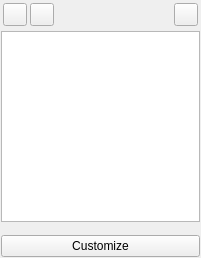
<?xml version="1.0" encoding="UTF-8"?>
<ui version="4.0">
 <class>ProfileTemplateMenu</class>
 <widget class="QWidget" name="ProfileTemplateMenu">
  <property name="geometry">
   <rect>
    <x>0</x>
    <y>0</y>
    <width>201</width>
    <height>258</height>
   </rect>
  </property>
  <property name="windowTitle">
   <string>Form</string>
  </property>
  <layout class="QVBoxLayout" name="verticalLayout">
   <property name="spacing">
    <number>3</number>
   </property>
   <property name="leftMargin">
    <number>1</number>
   </property>
   <property name="topMargin">
    <number>1</number>
   </property>
   <property name="rightMargin">
    <number>1</number>
   </property>
   <property name="bottomMargin">
    <number>1</number>
   </property>
   <item>
    <widget class="QWidget" name="widget" native="true">
     <layout class="QHBoxLayout" name="horizontalLayout">
      <property name="spacing">
       <number>3</number>
      </property>
      <property name="leftMargin">
       <number>2</number>
      </property>
      <property name="topMargin">
       <number>2</number>
      </property>
      <property name="rightMargin">
       <number>2</number>
      </property>
      <property name="bottomMargin">
       <number>2</number>
      </property>
      <item>
       <widget class="QToolButton" name="toolButton">
        <property name="text">
         <string/>
        </property>
       </widget>
      </item>
      <item>
       <widget class="QToolButton" name="toolButton_2">
        <property name="text">
         <string/>
        </property>
       </widget>
      </item>
      <item>
       <spacer name="horizontalSpacer_6">
        <property name="orientation">
         <enum>Qt::Horizontal</enum>
        </property>
        <property name="sizeHint" stdset="0">
         <size>
          <width>112</width>
          <height>20</height>
         </size>
        </property>
       </spacer>
      </item>
      <item>
       <widget class="QToolButton" name="toolButton_3">
        <property name="text">
         <string/>
        </property>
       </widget>
      </item>
     </layout>
    </widget>
   </item>
   <item>
    <widget class="QListView" name="listView">
     <property name="maximumSize">
      <size>
       <width>200</width>
       <height>16777215</height>
      </size>
     </property>
    </widget>
   </item>
   <item>
    <spacer name="verticalSpacer_2">
     <property name="orientation">
      <enum>Qt::Vertical</enum>
     </property>
     <property name="sizeType">
      <enum>QSizePolicy::Preferred</enum>
     </property>
     <property name="sizeHint" stdset="0">
      <size>
       <width>20</width>
       <height>11</height>
      </size>
     </property>
    </spacer>
   </item>
   <item>
    <widget class="QPushButton" name="pushButton">
     <property name="text">
      <string>Customize</string>
     </property>
    </widget>
   </item>
  </layout>
 </widget>
 <resources/>
 <connections/>
</ui>
